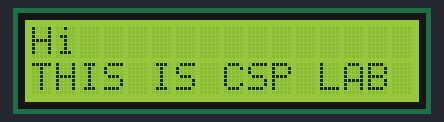
Recording of a program running on a simulated ESP32. Parts: 16×2 character LCD. WiFi joins after 1.5 s; servers stay silent unless stated.

Above: at 1.6 s.

The program:

main.cpp
```cpp
// (licence header left out)
#include <WiFi.h>
#include <WiFiUdp.h>
#include <ArduinoOTA.h>
#include <LiquidCrystal.h>
//    Can be client or even host   //
#ifndef STASSID
#define STASSID "gvv"  // Replace with your network credentials
#define STAPSK  "abcd"
#endif

LiquidCrystal lcd(19, 23, 18, 17, 16, 15);

const char* ssid = STASSID;
const char* password = STAPSK;


void OTAsetup() {
  WiFi.mode(WIFI_STA);
  WiFi.begin(ssid, password);
  while (WiFi.waitForConnectResult() != WL_CONNECTED) {
    delay(5000);
    ESP.restart();
  }
  ArduinoOTA.begin();
}

void OTAloop() {
  ArduinoOTA.handle();
}


void setup(){
  OTAsetup();

  //-------------------//
  // Custom setup code //
  //-------------------//
    lcd.begin(16, 2);
}

void loop() {
  OTAloop();
  delay(10);  // If no custom loop code ensure to have a delay in loop
  //-------------------//
  // Custom loop code  //
  //-------------------//
  //
lcd.setCursor(0, 0);
  // Print a message to the LCD.
  lcd.print("Hi ");
  lcd.setCursor(0, 1);
  lcd.print("THIS IS CSP LAB ");
}
```
